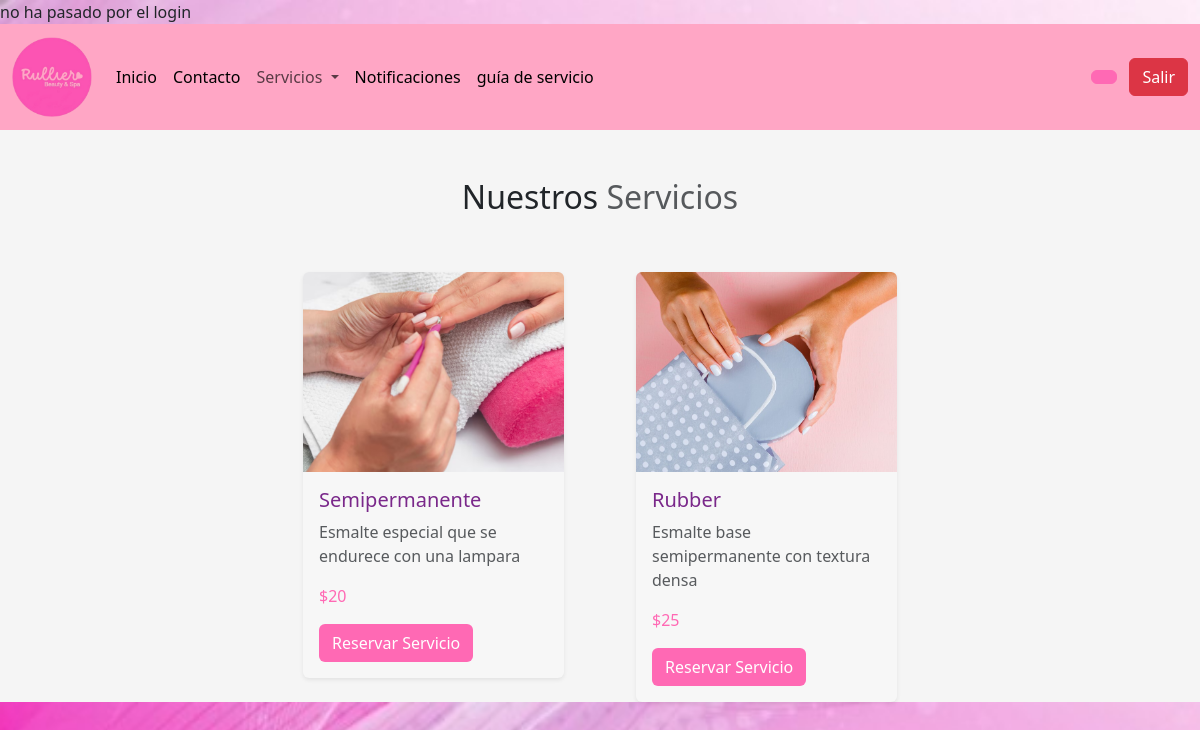
/clientes/servicios/manicura/index.php, run on the app's committed database.
### tables this page shows
CREATE TABLE `services` (
  `id` int(11) NOT NULL,
  `nombre` varchar(45) NOT NULL,
  `categoria` varchar(45) NOT NULL,
  `descripcion` text DEFAULT NULL,
  `precio` float DEFAULT NULL,
  `imagen` text DEFAULT NULL,
  `fecha_creacion` timestamp NULL DEFAULT current_timestamp(),
  `fecha_actualizacion` timestamp NULL DEFAULT current_timestamp() ON UPDATE current_timestamp()
);

### app/config.php (called while the page is built, shortened)
<?php
    $URL = "http://localhost/spa";
?>

### clientes/servicios/manicura/index.php (the view, shortened to what this page needs)
<?php
include '../../../app/config.php';
$sql = "SELECT * FROM services where categoria = 'manicurista' ";
$query = $pdo->prepare($sql);
$query->execute();
$servicios = $query->fetchAll(PDO::FETCH_ASSOC);
?>
<?php include '../../layout/cabecera.php';?>
<?php include '../../layout/nav.php';?>
<section style="background-color: #f5f5f5;" class="servicios pt-5">
    <div class="container">
        <div class="row">
        <div class="col-md-12">
            <h2 class="text-center">Nuestros <span class=" opacity-75">Servicios</span></h2>
        </div>
        </div>
<div class="row mt-5 d-flex justify-content-center align-items-start gap-5">
    <?php
    foreach ($servicios as $servicio) {
    ?>
    <div class="col-md-4 col-lg-3 col-sm-6">
        <div class="card border-0 shadow-sm" style="background-color: #f7f7f7;">
            <img src="<?php echo $URL; ?>/public/images/servicios/<?php echo $servicio["imagen"]; ?>" alt="ad" class="img-fluid rounded-top" style="height: 200px; object-fit: cover;">
            <div class="card-body">
                <h5 class="card-title text-purple" style="color: #7a288a;"><?php echo $servicio['nombre']; ?></h5>
                <p class="text-muted"><?php echo $servicio['descripcion']; ?></p>
                <p class="card-text text-pink" style="color: #ff69b4;"><?php echo '$' . $servicio['precio']; ?></p>
                <a href="servicios_calendario.php?id_servicio=<?php echo $servicio['id']; ?>" class="btn btn-pink" style="background-color: #ff69b4; color: #ffffff;">Reservar Servicio</a>
            </div>
        </div>
    </div>
    <?php
    }
    ?>
</div>
    </div>
</section>

### clientes/layout/nav.php (style rules this page uses)
body { background-image: url('fondo.jpg'); background-repeat: no-repeat; background-size: 100% 100%; background-position: center; background-attachment: fixed; }

### data on the page
services: imagen (picture), nombre "Semipermanente", descripcion "Esmalte especial que se endurece con una lampara", precio "20"
services: imagen (picture), nombre "Rubber", descripcion "Esmalte base semipermanente con textura densa", precio "25"
